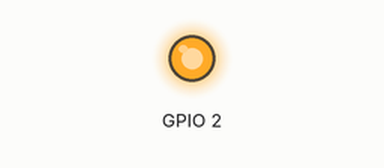
Recording of a sketch running on a simulated ESP8266 (NodeMCU). Parts: output pins drawn as LEDs (lit = HIGH). WiFi joins after 1.5 s; servers stay silent unless stated; what the sketch prints to the serial monitor is not drawn.

Above: at 2.7 s.
At 7.2 s:
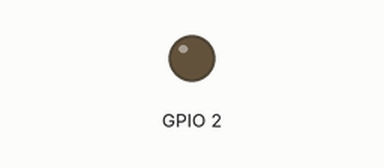
Timing chart, 0 to 8.9 s (numbered marks = the images above):
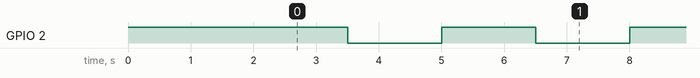

The sketch:

Conexion_y_led.ino
```cpp
/* Parece que la placa nodeMCU de LoLin no se conecta al wifi de
 * frecuencia 5GHz, para las frecuencias de 2.4Ghz anda bien
 */

#include <ESP8266WiFi.h> //Libreria necesaria para usar ESP8266 con wifi

#include <ESP8266mDNS.h> //No se para que
#include <WiFiUdp.h> //No se para que
#include <ArduinoOTA.h> //Supongo que es para cargar los programas Over The Air

/*ADD YOUR PASSWORD BELOW*/
const char *ssid = "Enigma7";
const char *password = "P@rca651821";

WiFiClient client;

//------------- Funciones
//Funcion para conectar al wifi
void connectToWiFi();

// Declaración de constantes y variables
unsigned long previousMillis = 0;
int ledState = LOW;
int tiempoLED = 1500; //intervalo de tiempo que esta prendido y apagado el LED en milisegundos

/* ----------------------------------------------------------
 * ----------------------- SETUP ----------------------------
 -----------------------------------------------------------*/
void setup() {
  //Para el led
  pinMode(2, OUTPUT);
  digitalWrite(2, HIGH);

  //Comunicación Serial
  Serial.begin(115200);

  //Aca puede ir mas opciones de codigo para setear/configurar

  connectToWiFi();

  //La magía de la OTA
  ArduinoOTA.onStart([]() {
    Serial.println("Start");
  });
  ArduinoOTA.onEnd([]() {
    Serial.println("\nEnd");
  });
  ArduinoOTA.onProgress([](unsigned int progress, unsigned int total) {
    Serial.printf("Progress: %u%%\r", (progress / (total / 100)));
  });
  ArduinoOTA.onError([](ota_error_t error) {
    Serial.printf("Error[%u]: ", error);
    if (error == OTA_AUTH_ERROR) Serial.println("Auth Failed");
    else if (error == OTA_BEGIN_ERROR) Serial.println("Begin Failed");
    else if (error == OTA_CONNECT_ERROR) Serial.println("Connect Failed");
    else if (error == OTA_RECEIVE_ERROR) Serial.println("Receive Failed");
    else if (error == OTA_END_ERROR) Serial.println("End Failed");
  });
  ArduinoOTA.begin();

}

/* ----------------------------------------------------------
   ----------------------- LOOP ----------------------------
 -----------------------------------------------------------*/

void loop() {
  // Codigo para el OTA
  ArduinoOTA.handle(); //Lo ideal para que no se ejecute a cada rato esta funación sería que se ejecute con un boton

  // Codigo para el led
  unsigned long currentMillis = millis();
  if(currentMillis - previousMillis >= tiempoLED) {
    previousMillis = currentMillis;
    if (ledState == LOW)
      ledState = HIGH;  // Note that this switches the LED *off*
    else
      ledState = LOW;   // Note that this switches the LED *on*
    digitalWrite(2, ledState);
  }

}

/* ------------ Funciones ----------------*/
void connectToWiFi(){
  //Connect to WiFi Network
  Serial.println();
  Serial.println();
  Serial.print("Connectig to WiFi");
  Serial.println("...");
  WiFi.begin(ssid, password);
  int retries = 0;
  while ((WiFi.status() != WL_CONNECTED) && (retries < 15)) {
    retries++;
    delay(1000);
    Serial.print(". ");
  }
  if (retries > 14) {
    Serial.println(F("WiFi connection FAILED"));
  }
  if (WiFi.status() == WL_CONNECTED) {
    Serial.println(F("WiFi connected!"));
    Serial.println("IP address: ");
    Serial.println(WiFi.localIP());
  }
  Serial.println(F("Setup ready"));
}
```

Measured:
- by itself, GPIO 2: alternates HIGH for 1.5 s and LOW for 1.5 s
